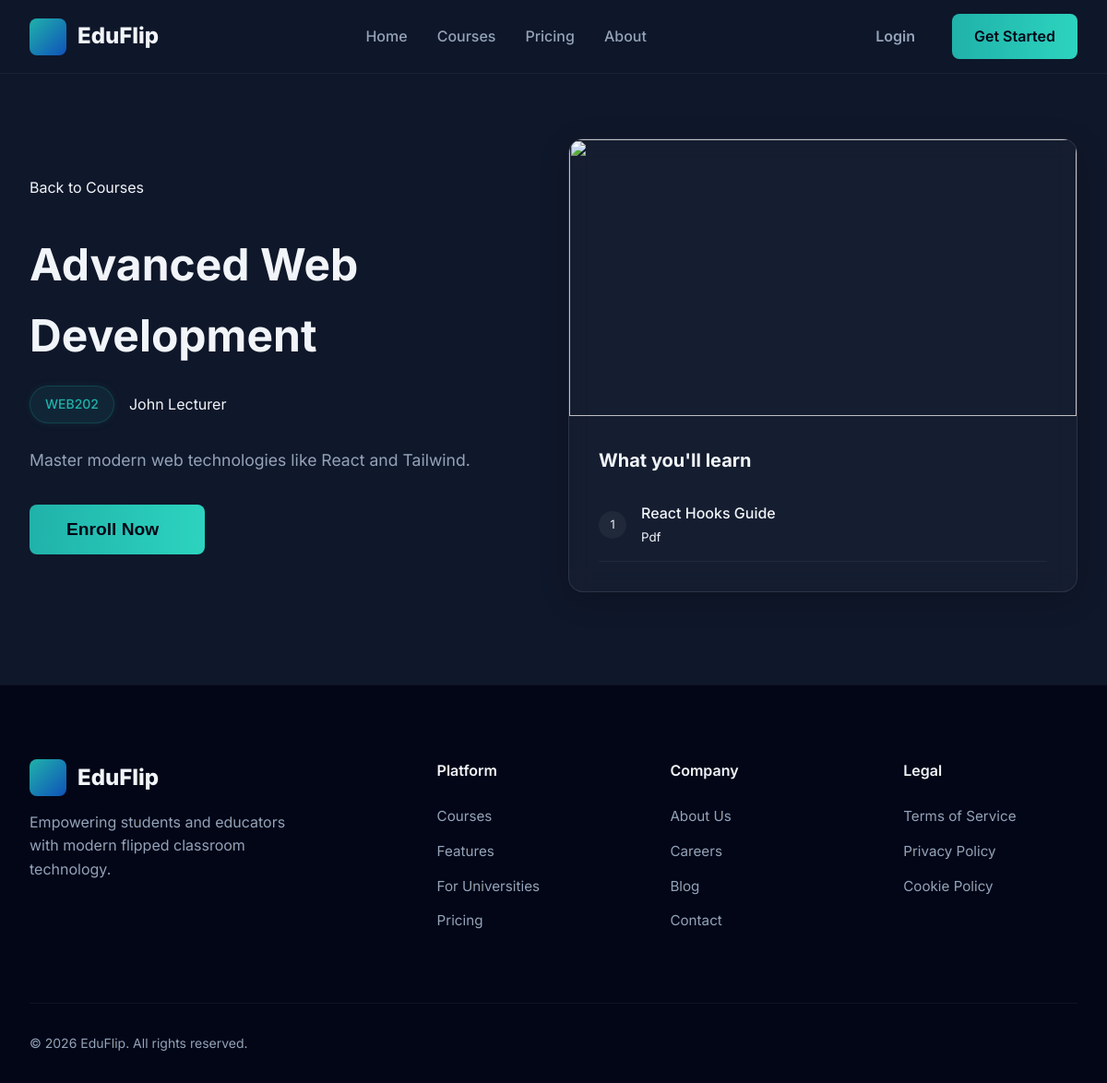
Before: /web/public/courses/detail.php?id=2 with the older database file.
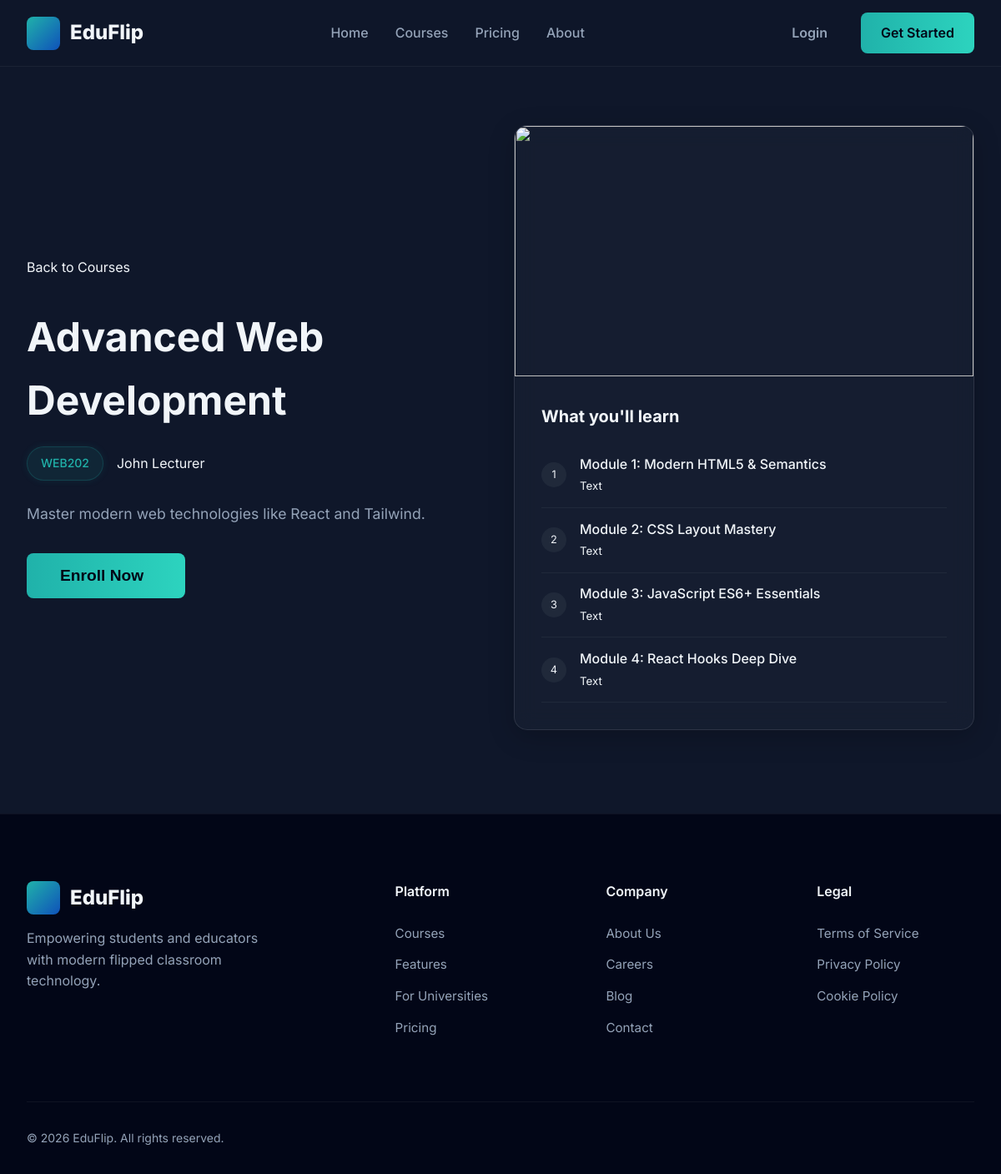
After: the same page with the newer database file.
### tables this page shows
CREATE TABLE `materials` (
  `id` int NOT NULL AUTO_INCREMENT,
  `course_id` int NOT NULL,
  `title` varchar(255) NOT NULL,
  `description` text,
  `file_path` varchar(500) DEFAULT NULL,
  `file_type` enum('pdf','video','slide','text','url') NOT NULL,
  `file_size` int DEFAULT NULL,
  `order_sequence` int DEFAULT '0',
  `prerequisite_material_id` int DEFAULT NULL,
  `requires_quiz_pass` tinyint(1) DEFAULT '0',
  `minimum_quiz_score` int DEFAULT '70',
  `uploaded_by` int NOT NULL,
  `status` enum('draft','published') DEFAULT 'published',
  `created_at` timestamp NULL DEFAULT CURRENT_TIMESTAMP,
  `updated_at` timestamp NULL DEFAULT CURRENT_TIMESTAMP ON UPDATE CURRENT_TIMESTAMP,
  PRIMARY KEY (`id`),
  KEY `prerequisite_material_id` (`prerequisite_material_id`),
  KEY `uploaded_by` (`uploaded_by`),
  KEY `idx_course` (`course_id`),
  KEY `idx_order` (`order_sequence`),
  CONSTRAINT `materials_ibfk_1` FOREIGN KEY (`course_id`) REFERENCES `courses` (`id`) ON DELETE CASCADE,
  CONSTRAINT `materials_ibfk_2` FOREIGN KEY (`prerequisite_material_id`) REFERENCES `materials` (`id`) ON DELETE SET NULL,
  CONSTRAINT `materials_ibfk_3` FOREIGN KEY (`uploaded_by`) REFERENCES `users` (`id`)
);

### web/includes/courses.php (called while the page is built, shortened)
<?php
require_once 'config.php';
function getCourseById($id) {
    global $pdo;
    $stmt = $pdo->prepare("SELECT c.*, u.full_name as instructor_name
                          FROM courses c
                          JOIN users u ON c.created_by = u.id
                          WHERE c.id = ?");
    $stmt->execute([$id]);
    return $stmt->fetch(PDO::FETCH_ASSOC);
}
function getCourseMaterials($course_id) {
    global $pdo;
    $stmt = $pdo->prepare("SELECT * FROM materials WHERE course_id = ? ORDER BY order_sequence ASC");
    $stmt->execute([$course_id]);
    return $stmt->fetchAll(PDO::FETCH_ASSOC);
}
?>

### web/includes/auth.php (called while the page is built, shortened)
<?php
function isLoggedIn() {
    return isset($_SESSION['user_id']);
}

### web/public/courses/detail.php (the view, shortened to what this page needs)
<?php
require_once '../../includes/auth.php';
require_once '../../includes/courses.php';
$course_id = $_GET['id'] ?? 0;
$course = getCourseById($course_id);
$materials = getCourseMaterials($course_id);
$is_enrolled = isLoggedIn() ? isEnrolled($_SESSION['user_id'], $course_id) : false;
?>
<?php
include '../../includes/header.php';
?>
<section class="section" style="padding-top: 150px; background: linear-gradient(to bottom, rgba(15, 23, 42, 0.9), var(--bg-dark));">
    <div class="container grid grid-cols-2 gap-4 items-center">
        <div class="reveal-element">
            <a href="index.php" class="text-muted" style="margin-bottom: 2rem; display: inline-block;"><i class="ri-arrow-left-line"></i> Back to Courses</a>
            <h1 style="font-size: 3rem; margin-bottom: 1rem;"><?php echo htmlspecialchars($course['course_name']); ?></h1>
            <div class="flex items-center gap-2 text-muted" style="margin-bottom: 1.5rem;">
                <span class="badge" style="margin: 0;"><?php echo htmlspecialchars($course['course_code']); ?></span>
                <span><i class="ri-user-line"></i> <?php echo htmlspecialchars($course['instructor_name']); ?></span>
            </div>
            <p style="font-size: 1.1rem; line-height: 1.8; color: var(--text-muted); margin-bottom: 2rem;">
                <?php echo nl2br(htmlspecialchars($course['description'])); ?>
            </p>
            <form method="POST">
                <?php if ($is_enrolled): ?>
                    <a href="#" class="btn btn-primary" style="background: var(--success); cursor: default;">Enrolled <i class="ri-check-line"></i></a>
                    <a href="../student/learn.php?course_id=<?php echo $course['id']; ?>" class="btn btn-outline">Go to Class <i class="ri-arrow-right-line"></i></a>
                <?php else: ?>
                    <button type="submit" name="enroll" class="btn btn-primary animate-pulse-glow" style="padding: 1rem 2.5rem; font-size: 1.2rem;">Enroll Now <i class="ri-login-box-line" style="margin-left: 10px;"></i></button>
                <?php endif; ?>
            </form>
        </div>
        <div class="reveal-element">
             <div class="card" style="padding: 0; overflow: hidden; border: 1px solid rgba(255,255,255,0.1);">
                <img src="https://images.unsplash.com/photo-1516321318423-f06f85e504b3?auto=format&fit=crop&q=80&w=600" style="width: 100%; height: 300px; object-fit: cover;">
                <div style="padding: 2rem;">
                    <h3 style="margin-bottom: 1rem;">What you'll learn</h3>
                    <ul style="list-style: none; padding: 0;">
                        <?php if (empty($materials)): ?>
                            <li class="text-muted"><i>No materials uploaded yet.</i></li>
                        <?php else: ?>
                            <?php foreach ($materials as $index => $material): ?>
                                <li style="padding: 0.8rem 0; border-bottom: 1px solid rgba(255,255,255,0.05); display: flex; align-items: center; gap: 1rem;">
                                    <div style="width: 30px; height: 30px; background: rgba(255,255,255,0.05); border-radius: 50%; display: flex; align-items: center; justify-content: center; font-size: 0.8rem;">
                                        <?php echo $index + 1; ?>
                                    </div>
                                    <div style="flex: 1;">
                                        <div style="font-weight: 500;"><?php echo htmlspecialchars($material['title']); ?></div>
                                        <small class="text-muted"><?php echo ucfirst($material['file_type']); ?></small>
                                    </div>
                                </li>
                            <?php endforeach; ?>
                        <?php endif; ?>
                    </ul>
                </div>
            </div>
        </div>
    </div>
</section>
<?php include '../../includes/footer.php'; ?>

Changed rows visible on the page:
removed materials: title "React Hooks Guide", file_type "Pdf"
added materials: title "Module 1: Modern HTML5 & Semantics", file_type "Text"
added materials: title "Module 2: CSS Layout Mastery", file_type "Text"
added materials: title "Module 3: JavaScript ES6+ Essentials", file_type "Text"
added materials: title "Module 4: React Hooks Deep Dive", file_type "Text"
